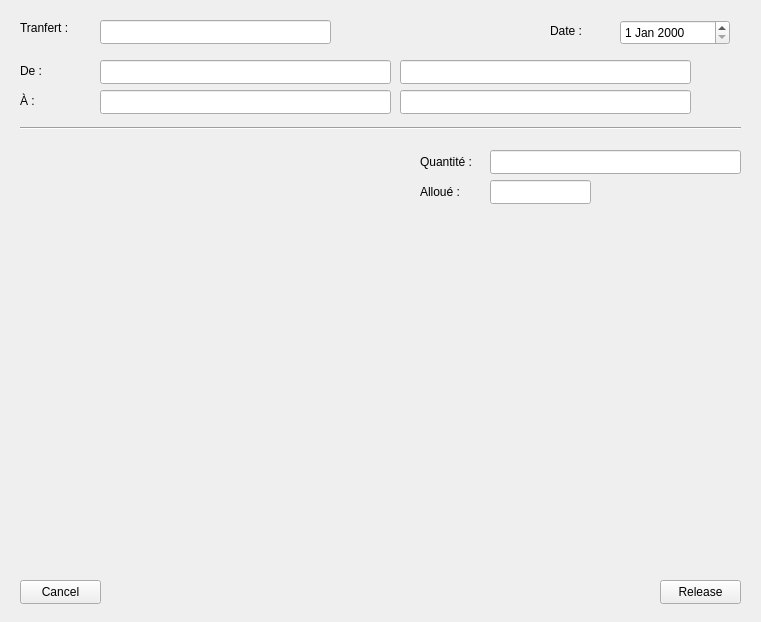
<?xml version="1.0" encoding="UTF-8"?>
<ui version="4.0">
 <class>InventoryTransfer</class>
 <widget class="QDialog" name="InventoryTransfer">
  <property name="geometry">
   <rect>
    <x>0</x>
    <y>0</y>
    <width>761</width>
    <height>622</height>
   </rect>
  </property>
  <property name="windowTitle">
   <string>Dialog</string>
  </property>
  <widget class="QLabel" name="date_Label">
   <property name="geometry">
    <rect>
     <x>550</x>
     <y>20</y>
     <width>59</width>
     <height>21</height>
    </rect>
   </property>
   <property name="text">
    <string>Date : </string>
   </property>
  </widget>
  <widget class="QLineEdit" name="from_LineEdit">
   <property name="geometry">
    <rect>
     <x>100</x>
     <y>60</y>
     <width>291</width>
     <height>24</height>
    </rect>
   </property>
  </widget>
  <widget class="QLabel" name="transfer_Label">
   <property name="geometry">
    <rect>
     <x>20</x>
     <y>20</y>
     <width>81</width>
     <height>16</height>
    </rect>
   </property>
   <property name="text">
    <string>Tranfert : </string>
   </property>
  </widget>
  <widget class="QLineEdit" name="transfer_LineEdit">
   <property name="geometry">
    <rect>
     <x>100</x>
     <y>20</y>
     <width>231</width>
     <height>24</height>
    </rect>
   </property>
  </widget>
  <widget class="QDateEdit" name="date_dateEdit">
   <property name="geometry">
    <rect>
     <x>620</x>
     <y>20</y>
     <width>110</width>
     <height>25</height>
    </rect>
   </property>
   <property name="calendarPopup">
    <bool>false</bool>
   </property>
  </widget>
  <widget class="Line" name="line">
   <property name="geometry">
    <rect>
     <x>20</x>
     <y>120</y>
     <width>721</width>
     <height>16</height>
    </rect>
   </property>
   <property name="orientation">
    <enum>Qt::Horizontal</enum>
   </property>
  </widget>
  <widget class="QPushButton" name="cancel_PushButton">
   <property name="geometry">
    <rect>
     <x>20</x>
     <y>580</y>
     <width>81</width>
     <height>24</height>
    </rect>
   </property>
   <property name="text">
    <string>Cancel</string>
   </property>
   <property name="autoDefault">
    <bool>false</bool>
   </property>
  </widget>
  <widget class="QLineEdit" name="fromName_LineEdit">
   <property name="geometry">
    <rect>
     <x>400</x>
     <y>60</y>
     <width>291</width>
     <height>24</height>
    </rect>
   </property>
  </widget>
  <widget class="QPushButton" name="release_PushButton">
   <property name="geometry">
    <rect>
     <x>660</x>
     <y>580</y>
     <width>81</width>
     <height>24</height>
    </rect>
   </property>
   <property name="text">
    <string>Release</string>
   </property>
   <property name="autoDefault">
    <bool>false</bool>
   </property>
  </widget>
  <widget class="QLabel" name="from_Label">
   <property name="geometry">
    <rect>
     <x>20</x>
     <y>60</y>
     <width>81</width>
     <height>21</height>
    </rect>
   </property>
   <property name="text">
    <string>De : </string>
   </property>
  </widget>
  <widget class="QLineEdit" name="to_LineEdit">
   <property name="geometry">
    <rect>
     <x>100</x>
     <y>90</y>
     <width>291</width>
     <height>24</height>
    </rect>
   </property>
  </widget>
  <widget class="QLineEdit" name="toName_LineEdit">
   <property name="geometry">
    <rect>
     <x>400</x>
     <y>90</y>
     <width>291</width>
     <height>24</height>
    </rect>
   </property>
  </widget>
  <widget class="QLabel" name="to_Label">
   <property name="geometry">
    <rect>
     <x>20</x>
     <y>90</y>
     <width>81</width>
     <height>21</height>
    </rect>
   </property>
   <property name="text">
    <string>À :</string>
   </property>
  </widget>
  <widget class="QLineEdit" name="quantity_LineEdit">
   <property name="geometry">
    <rect>
     <x>490</x>
     <y>150</y>
     <width>251</width>
     <height>24</height>
    </rect>
   </property>
  </widget>
  <widget class="QLabel" name="allocated_Label">
   <property name="geometry">
    <rect>
     <x>420</x>
     <y>180</y>
     <width>61</width>
     <height>24</height>
    </rect>
   </property>
   <property name="text">
    <string>Alloué : </string>
   </property>
  </widget>
  <widget class="ItemTable" name="tableWidget" native="true">
   <property name="geometry">
    <rect>
     <x>20</x>
     <y>220</y>
     <width>721</width>
     <height>341</height>
    </rect>
   </property>
  </widget>
  <widget class="QLabel" name="quantity_Label">
   <property name="geometry">
    <rect>
     <x>420</x>
     <y>150</y>
     <width>61</width>
     <height>24</height>
    </rect>
   </property>
   <property name="text">
    <string>Quantité : </string>
   </property>
  </widget>
  <widget class="ItemWidget" name="itemWidget" native="true">
   <property name="geometry">
    <rect>
     <x>10</x>
     <y>140</y>
     <width>411</width>
     <height>71</height>
    </rect>
   </property>
  </widget>
  <widget class="QLineEdit" name="allocated_LineEdit">
   <property name="geometry">
    <rect>
     <x>490</x>
     <y>180</y>
     <width>101</width>
     <height>24</height>
    </rect>
   </property>
  </widget>
 </widget>
 <customwidgets>
  <customwidget>
   <class>ItemTable</class>
   <extends>QWidget</extends>
   <header>PromotedClass/itemtable.h</header>
   <container>1</container>
  </customwidget>
  <customwidget>
   <class>ItemWidget</class>
   <extends>QWidget</extends>
   <header>PromotedClass/itemwidget.h</header>
   <container>1</container>
  </customwidget>
 </customwidgets>
 <tabstops>
  <tabstop>from_LineEdit</tabstop>
  <tabstop>to_LineEdit</tabstop>
  <tabstop>date_dateEdit</tabstop>
  <tabstop>cancel_PushButton</tabstop>
  <tabstop>fromName_LineEdit</tabstop>
  <tabstop>release_PushButton</tabstop>
  <tabstop>transfer_LineEdit</tabstop>
  <tabstop>toName_LineEdit</tabstop>
  <tabstop>quantity_LineEdit</tabstop>
  <tabstop>allocated_LineEdit</tabstop>
 </tabstops>
 <resources/>
 <connections/>
</ui>
